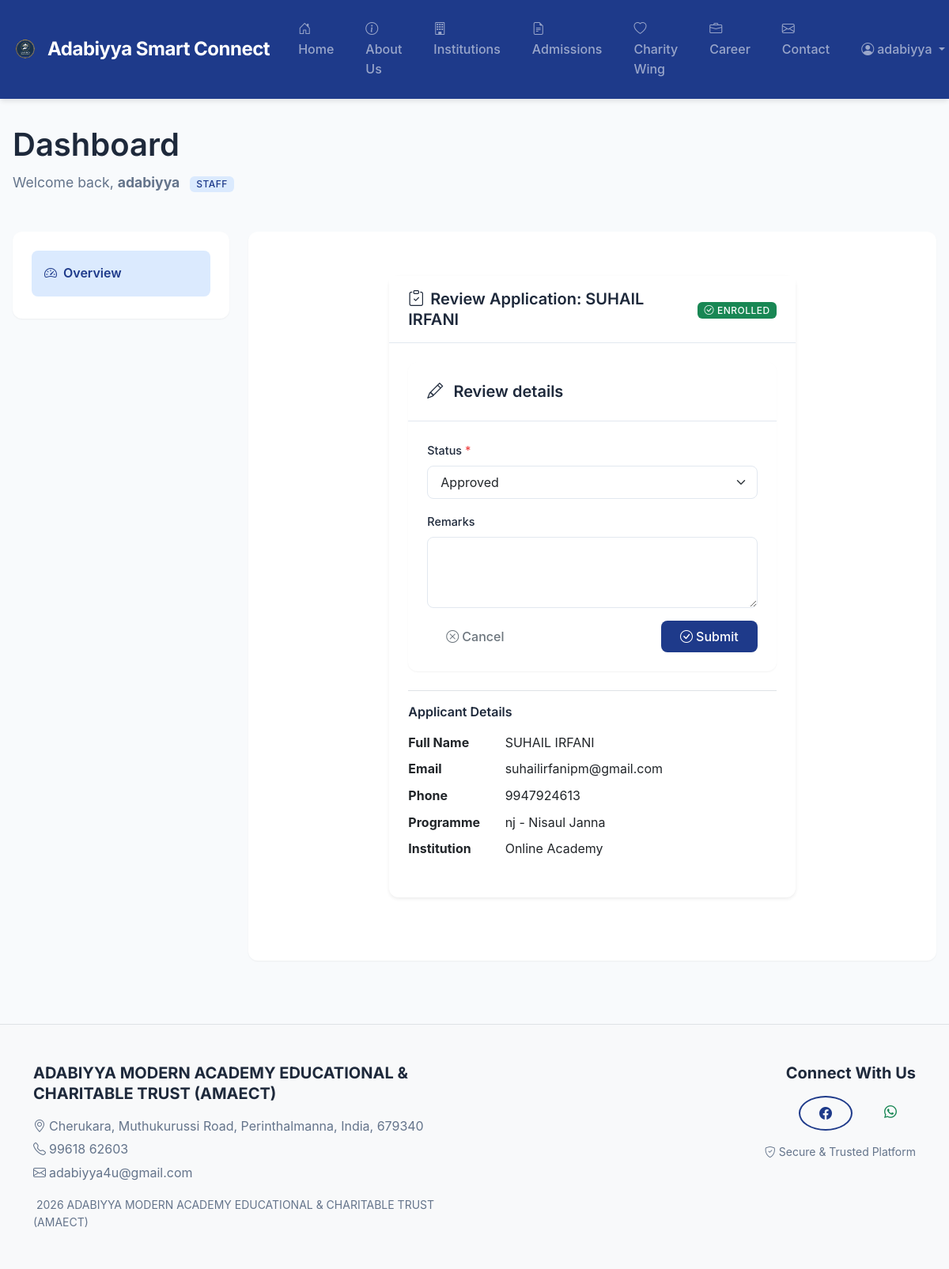
Screenshot of /admissions/applications/5/ (signed in) with the database file from the repository.
### accounts/models.py (models this page shows, shortened)
class User(AbstractUser):
    class Roles(models.TextChoices):
        ADMIN = "ADMIN", _("Admin")
        STAFF = "STAFF", _("Staff")
        STUDENT = "STUDENT", _("Student")
        PARENT = "PARENT", _("Parent")
        SPONSOR = "SPONSOR", _("Sponsor")
        COMMITTEE = "COMMITTEE", _("Committee Member")
        APPLICANT = "APPLICANT", _("Applicant")
    role = models.CharField(
        _("role"),
        max_length=20,
        choices=Roles.choices,
        default=Roles.STAFF,
    )
    phone = models.CharField(_("phone number"), max_length=20, blank=True)
    is_phone_verified = models.BooleanField(default=False)
    organization_name = models.CharField(
        max_length=255, blank=True, help_text="Institution or branch name (optional)."
    )
    def is_student(self) -> bool:
        return self.role == self.Roles.STUDENT
    def is_applicant(self) -> bool:
        return self.role == self.Roles.APPLICANT

### admissions/models.py (models this page shows, shortened)
class AdmissionApplication(models.Model):
    class Status(models.TextChoices):
        SUBMITTED = "SUBMITTED", _("Submitted")
        UNDER_REVIEW = "UNDER_REVIEW", _("Under Review")
        APPROVED = "APPROVED", _("Approved")
        REJECTED = "REJECTED", _("Rejected")
    academic_year = models.ForeignKey(
        AcademicYear,
        on_delete=models.PROTECT,
        related_name="admission_applications",
    )
    user = models.ForeignKey(
        settings.AUTH_USER_MODEL,
        on_delete=models.CASCADE,
        related_name="applications",
        null=True,  # Allow null for now to support existing records or anonymous applications if needed
        blank=True,
    )
    programme = models.ForeignKey(
        Programme,
        on_delete=models.PROTECT,
        related_name="applications",
    )
    institution = models.ForeignKey(
        Institution,
        on_delete=models.PROTECT,
        related_name="admission_applications_institution",
        null=True,
        blank=True,
    )
    full_name = models.CharField(max_length=255)
    date_of_birth = models.DateField()
    email = models.EmailField()
    phone = models.CharField(max_length=20)
    address = models.TextField()
    guardian_name = models.CharField(max_length=255, blank=True)
    guardian_phone = models.CharField(max_length=20, blank=True)
    status = models.CharField(
        max_length=20,
        choices=Status.choices,
        default=Status.SUBMITTED,
    )
    submitted_at = models.DateTimeField(auto_now_add=True)
    reviewed_at = models.DateTimeField(blank=True, null=True)
    reviewed_by = models.ForeignKey(
        settings.AUTH_USER_MODEL,
        on_delete=models.SET_NULL,
        related_name="reviewed_applications",
        blank=True,
        null=True,
    )
    remarks = models.TextField(blank=True)
    class Meta:
        ordering = ["-submitted_at"]

class Programme(models.Model):
    institution = models.ForeignKey(
        Institution,
        on_delete=models.CASCADE,
        related_name="programmes",
    )
    name = models.CharField(max_length=255)
    code = models.CharField(max_length=50)
    description = models.TextField(blank=True)
    is_active = models.BooleanField(default=True)
    class Meta:
        unique_together = ("institution", "code")
        verbose_name = _("Programme")
    def __str__(self) -> str:
        return f"{self.code} - {self.name}"

### core/models.py (models this page shows)
class Institution(models.Model):
    name = models.CharField(max_length=255)
    code = models.CharField(max_length=50, unique=True)
    address = models.TextField(blank=True)
    phone = models.CharField(max_length=20, blank=True)
    email = models.EmailField(blank=True)
    description = models.TextField(blank=True, help_text=_("Detailed description of the institution"))
    image = models.ImageField(upload_to="institutions/", blank=True, null=True)
    is_active = models.BooleanField(default=True)
    class Meta:
        verbose_name = _("Institution")
        verbose_name_plural = _("Institutions")
    def __str__(self) -> str:
        return self.name

### admissions/views.py (the view, shortened to what this page needs)
# urls.py: path("applications/<int:pk>/", views.AdmissionApplicationDetailView.as_view(), name="application_detail"),
class AdmissionApplicationDetailView(RoleRequiredMixin, UpdateView):
    model = AdmissionApplication
    form_class = AdmissionReviewForm
    template_name = "admissions/application_detail_admin.html"
    context_object_name = 'application'
    allowed_roles = [User.Roles.ADMIN, User.Roles.STAFF]
    success_url = reverse_lazy('admissions:application_list')
    def get_context_data(self, **kwargs):
        context = super().get_context_data(**kwargs)
        context['page_title'] = f"Review Application: {self.object.full_name}"
        context['page_icon'] = "bi-clipboard-check"
        return context

### templates/admissions/application_detail_admin.html
{% extends 'core/dashboard_base.html' %}
{% load static %}
{% block dashboard_content %}
<div class="container-fluid py-4">
    <div class="row justify-content-center">
        <div class="col-md-8 col-lg-8">
            <div class="card shadow-sm">
                <div class="card-header bg-white py-3 d-flex justify-content-between align-items-center">
                    <h5 class="mb-0">
                        <i class="{{ page_icon|default:'bi-file-text' }} me-2"></i>{{ page_title }}
                    </h5>
                    <div>
                        {% if object.user.is_applicant %}
                            <a href="{% url 'admissions:application_enroll' object.pk %}" class="btn btn-success btn-sm">
                                <i class="bi bi-person-check me-1"></i>Enroll Student
                            </a>
                        {% elif object.user.is_student %}
                             <span class="badge bg-success"><i class="bi bi-check-circle me-1"></i>Enrolled</span>
                        {% endif %}
                    </div>
                </div>
                <div class="card-body">
                    {% include 'components/form_card.html' with form=form form_title="Review details" form_icon="bi-pencil" %}
                    <div class="mt-4 border-top pt-3">
                        <h6>Applicant Details</h6>
                        <dl class="row">
                            <dt class="col-sm-3">Full Name</dt>
                            <dd class="col-sm-9">{{ object.full_name }}</dd>
                            <dt class="col-sm-3">Email</dt>
                            <dd class="col-sm-9">{{ object.email }}</dd>
                            <dt class="col-sm-3">Phone</dt>
                            <dd class="col-sm-9">{{ object.phone }}</dd>
                             <dt class="col-sm-3">Programme</dt>
                            <dd class="col-sm-9">{{ object.programme }}</dd>
                             <dt class="col-sm-3">Institution</dt>
                            <dd class="col-sm-9">{{ object.institution }}</dd>
                        </dl>
                    </div>
                </div>
            </div>
        </div>
    </div>
</div>
{% endblock %}

### templates/core/dashboard_base.html (shortened to what this page needs)
{% extends "base.html" %}
{% load static %}
{% block content %}
<div class="dashboard-container">
  <div class="dashboard-header">
    <h1>{% block dashboard_title %}Dashboard{% endblock %}</h1>
    <p class="subtitle">
      Welcome back, <strong>{{ user.get_full_name|default:user.username }}</strong>
      <span class="badge badge-primary ms-2">{{ user.get_role_display }}</span>
    </p>
  </div>
  <div class="row">
    <div class="col-lg-3 mb-4">
      <div class="dashboard-sidebar">
        <nav class="nav flex-column">
          <a class="nav-link active" href="{% url 'core:dashboard_router' %}">
            <i class="bi bi-speedometer2"></i> Overview
          </a>
        </nav>
      </div>
    </div>
    <div class="col-lg-9">
      <div class="dashboard-content">
        {% block dashboard_content %}{% endblock %}
      </div>
    </div>
  </div>
</div>
{% endblock %}

### templates/base.html (shortened to what this page needs)
<!doctype html>
<html lang="en">
<head>
  <link href="https://cdn.jsdelivr.net/npm/bootstrap@5.3.3/dist/css/bootstrap.min.css" rel="stylesheet">
  <link rel="stylesheet" href="https://cdn.jsdelivr.net/npm/bootstrap-icons@1.11.3/font/bootstrap-icons.css">
  {% load static %}
  {% load static %}
  <link rel="stylesheet" href="{% static 'css/custom.css' %}?v=1.2">
</head>
<body>
  <nav class="navbar navbar-expand-lg navbar-dark sticky-top">
    <div class="container-fluid">
      <a class="navbar-brand d-flex align-items-center gap-2" href="{% url 'core:home' %}">
        <img src="{% static 'img/ADABIYYA_LOGO.png' %}" alt="Logo" width="40" height="40"
          class="d-inline-block align-text-top">
        <span>Adabiyya Smart Connect</span>
      </a>
      <div class="collapse navbar-collapse" id="mainNav">
        <ul class="navbar-nav me-auto mb-2 mb-lg-0">
          <li class="nav-item">
            <a class="nav-link {% if request.resolver_match.url_name == 'home' %}active{% endif %}"
              href="{% url 'core:home' %}">
              <i class="bi bi-house-door me-1"></i>Home
            </a>
          </li>
          <li class="nav-item">
            <a class="nav-link {% if request.resolver_match.url_name == 'about' %}active{% endif %}"
              href="{% url 'core:about' %}">
              <i class="bi bi-info-circle me-1"></i>About Us
            </a>
          </li>
          <li class="nav-item">
            <a class="nav-link {% if request.resolver_match.url_name == 'institutions' %}active{% endif %}"
              href="{% url 'core:institutions' %}">
              <i class="bi bi-building me-1"></i>Institutions
            </a>
          </li>
          <li class="nav-item">
            <a class="nav-link {% if request.resolver_match.url_name == 'admissions_info' %}active{% endif %}"
              href="{% url 'core:admissions_info' %}">
              <i class="bi bi-file-earmark-text me-1"></i>Admissions
            </a>
          </li>
          <li class="nav-item">
            <a class="nav-link {% if request.resolver_match.url_name == 'charity' %}active{% endif %}"
              href="{% url 'core:charity' %}">
              <i class="bi bi-heart me-1"></i>Charity Wing
            </a>
          </li>
          <li class="nav-item">
            <a class="nav-link {% if request.resolver_match.url_name == 'career' %}active{% endif %}"
              href="{% url 'core:career' %}">
              <i class="bi bi-briefcase me-1"></i>Career
            </a>
          </li>
          <li class="nav-item">
            <a class="nav-link {% if request.resolver_match.url_name == 'contact' %}active{% endif %}"
              href="{% url 'core:contact' %}">
              <i class="bi bi-envelope me-1"></i>Contact
            </a>
          </li>
        </ul>
        <ul class="navbar-nav">
          {% if user.is_authenticated %}
          <li class="nav-item dropdown">
            <a class="nav-link dropdown-toggle" href="#" id="userDropdown" role="button" data-bs-toggle="dropdown"
              aria-expanded="false">
              <i class="bi bi-person-circle me-1"></i>{{ user.get_full_name|default:user.username }}
            </a>
          </li>
          {% else %}
          <li class="nav-item">
            <a class="nav-link" href="{% url 'accounts:login' %}">
              <i class="bi bi-box-arrow-in-right me-1"></i>Login
            </a>
          </li>
          {% endif %}
        </ul>
      </div>
    </div>
  </nav>
  <main>
    {% block content %}{% endblock %}
  </main>
  <footer class="mt-5 bg-light border-top py-5">
    <div class="container">
      <div class="row gy-4">
        <div class="col-md-6 text-center text-md-start">
          <h5 class="fw-bold mb-3">ADABIYYA MODERN ACADEMY EDUCATIONAL & CHARITABLE TRUST (AMAECT)</h5>
          <p class="mb-1 text-muted-custom">
            <i class="bi bi-geo-alt me-1"></i>Cherukara, Muthukurussi Road, Perinthalmanna, India, 679340
          </p>
          <p class="mb-1 text-muted-custom">
            <i class="bi bi-telephone me-1"></i>99618 62603
          </p>
          <p class="mb-3 text-muted-custom">
            <i class="bi bi-envelope me-1"></i>adabiyya4u@gmail.com
          </p>
          <p class="mb-0 text-muted-custom small">
            {% now "Y" %} ADABIYYA MODERN ACADEMY EDUCATIONAL & CHARITABLE TRUST
            (AMAECT)
          </p>
        </div>
        <div class="col-md-6 text-center text-md-end">
          <h5 class="fw-bold mb-3">Connect With Us</h5>
          <div class="d-flex justify-content-center justify-content-md-end gap-3 mb-3">
            <a href="https://www.facebook.com/share/p/1Bn9hTLym8/" target="_blank"
              class="btn btn-outline-primary rounded-circle" title="Facebook">
              <i class="bi bi-facebook"></i>
            </a>
            <a href="https://wa.me/919961862603" target="_blank" class="btn btn-outline-success rounded-circle"
              title="WhatsApp">
              <i class="bi bi-whatsapp"></i>
            </a>
          </div>
          <p class="mb-0 text-muted-custom small">
            <i class="bi bi-shield-check me-1"></i>Secure & Trusted Platform
          </p>
        </div>
      </div>
    </div>
  </footer>
</body>
</html>

### templates/components/form_card.html (shortened to what this page needs)
{% load custom_filters %}
<div class="card">
  <div class="card-header">
    <h5 class="mb-0">
      {% if form_icon %}<i class="bi {{ form_icon }} me-2"></i>{% endif %}
      {{ form_title|default:"Form" }}
    </h5>
  </div>
  <div class="card-body">
    <form method="post" {% if form_enctype %}enctype="{{ form_enctype }}" {% endif %} class="needs-validation"
      novalidate>
      {% for field in form %}
      <div class="mb-3">
        <label for="{{ field.id_for_label }}" class="form-label">
          {{ field.label }}
          {% if field.field.required %}<span class="required-field"></span>{% endif %}
        </label>
        {% if field.field.widget.input_type == 'select' %}
        {{ field|add_class:"form-select" }}
        {% elif field.field.widget.input_type == 'textarea' %}
        {{ field|add_class:"form-control"|attr:"rows:3" }}
        {% else %}
        {{ field|add_class:"form-control" }}
        {% endif %}
      </div>
      {% endfor %}
      <div class="d-flex justify-content-between">
        <a href="{{ cancel_url|default:'#' }}" class="btn btn-outline-secondary">
          <i class="bi bi-x-circle me-1"></i>Cancel
        </a>
        <button type="submit" class="btn btn-primary">
          <i class="bi bi-check-circle me-1"></i>{{ submit_text|default:"Submit" }}
        </button>
      </div>
    </form>
  </div>
</div>

### rows the page displays
User: get_full_name "adabiyya", role "STAFF"
AdmissionApplication: form "Approved", full_name "SUHAIL IRFANI", email "suhailirfanipm@gmail.com", phone "9947924613", programme "nj - Nisaul Janna", institution "Online Academy"

### other values shown
{{ page_title }} "Review Application: SUHAIL IRFANI"
{{ field.label }} "Status" "Remarks"
{{ submit_text|default:"Submit" }} "Submit"
